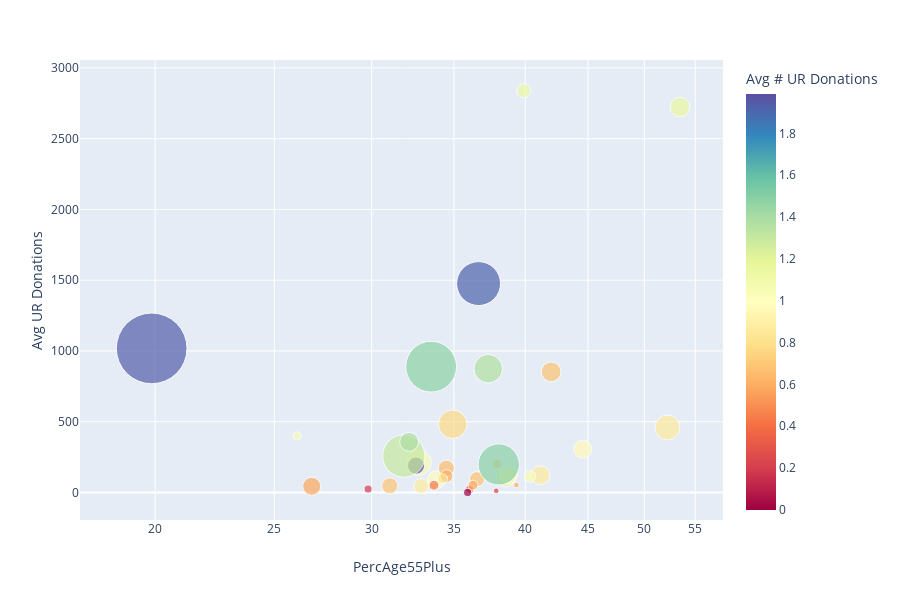

Source (notebook cell):
### Code cell
px.scatter(avg_data, x="PercAge55Plus", y="Avg UR Donations", hover_name="Town", size="Nmembers", size_max=50, color="Avg # UR Donations", color_continuous_scale=px.colors.diverging.Spectral, log_x=True)

### Figure 1 — Plotly figure (JSON) as saved in the notebook; plotly's stock layout.template omitted (floating-point values rounded to 4 significant figures)
{"data": [{"hovertemplate": "<b>%{hovertext}</b><br><br>PercAge55Plus=%{x}<br>Avg UR Donations=%{y}<br>Nmembers=%{marker.size}<br>Avg # UR Donations=%{marker.color}<extra></extra>", "hovertext": ["Bath", "Bradford", "Canaan", "Cavendish", "Charlestown", "Chelsea", "Claremont", "Corinth", "Cornish", "Croydon", "Dorchester", "Enfield", "Fairlee", "Grafton", "Grantham", "Hanover", "Hartford", "Hartland", "Haverhill", "Lebanon", "Lyme", "Newbury", "Newport", "Norwich", "Orange", "Orford", "Piermont", "Plainfield", "Pomfret", "Reading", "Royalton", "Ryegate", "Sharon", "Springfield", "Strafford", "Thetford", "Topsham", "Tunbridge", "Unity", "Vershire", "Weathersfield", "West Fairlee", "West Windsor", "Windsor", "Woodstock"], "legendgroup": "", "marker": {"cmax": 1.988, "cmin": 0, "color": [0, 0.8786, 1.01, 0, 0.3084, 0.2167, 0.189, 0.4239, 1.188, 0, 0, 1.076, 0.9464, 0.5938, 0.8636, 1.94, 0.7713, 0.6889, 1.988, 1.301, 1.917, 0.6566, 0, 1.479, 0, 1.38, 1.136, 1.364, 1.141, 0.1915, 0.5767, 0.6667, 0.6842, 0.6056, 0.9602, 1.488, 0.03571, 0.589, 0, 1.065, 1.051, 0, 0.6842, 0.796, 0.8623], "colorbar": {"title": {"text": "Avg # UR Donations"}}, "colorscale": [[0, "rgb(158,1,66)"], [0.1, "rgb(213,62,79)"], [0.2, "rgb(244,109,67)"], [0.3, "rgb(253,174,97)"], [0.4, "rgb(254,224,139)"], [0.5, "rgb(255,255,191)"], [0.6, "rgb(230,245,152)"], [0.7, "rgb(171,221,164)"], [0.8, "rgb(102,194,165)"], [0.9, "rgb(50,136,189)"], [1, "rgb(94,79,162)"]], "showscale": true, "size": [0, 7, 10, 0, 2, 1, 0, 3, 11, 0, 0, 20, 10, 1, 11, 153, 25, 8, 9, 55, 59, 8, 2, 79, 0, 11, 6, 25, 12, 2, 10, 3, 7, 5, 10, 52, 0, 3, 0, 2, 4, 0, 12, 3, 19], "sizemode": "area", "sizeref": 0.0612, "symbol": "circle"}, "mode": "markers", "name": " ", "showlegend": false, "type": "scatter", "uid": "9873e8f7-088a-4124-b722-12dc7147e106", "x": [48.84, 32.91, 33.86, 40.36, 36.05, 37.88, 27.84, 33.72, 38.56, 36.05, 40.32, 32.76, 38.76, 39.35, 41.16, 19.87, 34.92, 31.04, 32.6, 31.87, 36.66, 34.51, 35.91, 33.54, 47.67, 32.18, 39.9, 37.32, 53.43, 29.8, 26.82, 37.94, 36.55, 34.52, 44.55, 38.07, 28.37, 36.27, 41.67, 26.09, 40.37, 32.99, 41.99, 34.27, 52.21], "xaxis": "x", "y": [0, 45.61, 90.15, 0, 22.2, 11.83, 28.27, 51.09, 106.8, 0, 0, 209.9, 124.0, 52.81, 122.0, 1018.0, 482.2, 47.04, 189.5, 257.7, 1476.0, 171.3, 0, 889.0, 0, 357.7, 2838.0, 874.5, 2723.0, 24.26, 43.99, 200.8, 94.12, 116.0, 306.5, 198.0, 8.929, 51.37, 0, 399.5, 113.1, 0, 852.5, 97.99, 459.1], "yaxis": "y"}], "layout": {"grid": {"xaxes": ["x"], "xgap": 0.1, "xside": "bottom", "yaxes": ["y"], "ygap": 0.1, "yside": "left"}, "height": 600, "legend": {"tracegroupgap": 0}, "margin": {"t": 60}, "xaxis": {"title": {"text": "PercAge55Plus"}, "type": "log"}, "yaxis": {"title": {"text": "Avg UR Donations"}}}}
